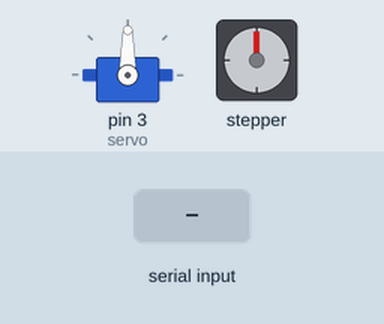
This sketch was run on a simulated Arduino Uno, built with avr-gcc and run on an emulated ATmega328P. Shown: servo, stepper motor. Inputs (shaded band) come from the test bench. Stepper angles assume 100 steps per turn.

Above: at 2.2 s.
2.3 s: "90,45\n" received over Serial
At 2.45 s:
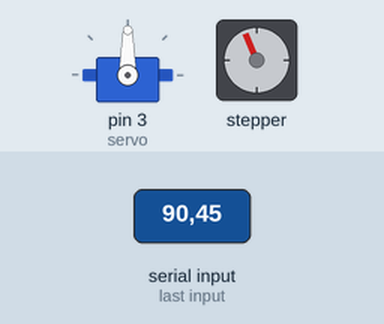
At 3.69 s:
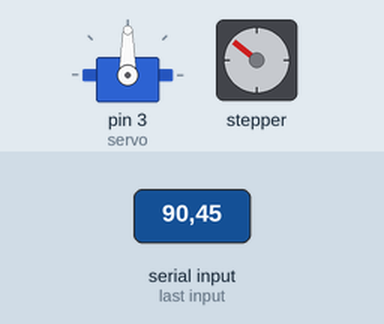
Timing chart, 0 to 20.3 s (numbered marks = the images above; inputs shaded):
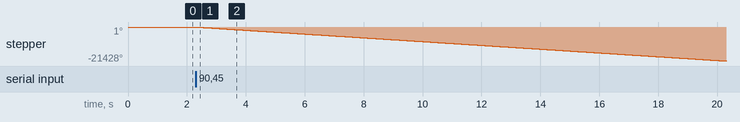

Measured:
- after the input at 2.3 s, stepper: keeps turning counter-clockwise at about 1191°/s, starting at once

The sketch:

PIA_V1_M300HRA.ino
```cpp
#include <Stepper.h>

#include <Servo.h>
Servo servo;

// Arduino to stepper driver: pin 8 - input 1, pin 9 - input 2, pin 10 - input 3, pin 11 - input 4
// Stepper driver to stepper cable: 1st - green, 2nd connector - red, 3rd connector - yellow, 4th connector - blue, 5th connector - black

// Arduino to servo: 5 V - red wire, GND - brown wire, pin 3 - orange wire

const float STEPS = 100; // 100 steps per nm
int i = 0;
int j = 0;

Stepper steppermotor(STEPS, 8, 9, 10, 11);

void setup()
{
  Serial.begin(9600);
  delay(1000);
  servo.attach(3);
  steppermotor.setSpeed(200);
}

void loop()
{
    while (Serial.available()>0){
    j = 0;
    int wavelengthStep = Serial.parseInt(); // moves integer number of nm when command is received. If 998 or 999 is recevied, operate the shutter and break loop

    // command to open/close the shutter
    if (wavelengthStep == 998){ // open
      servo.write(145);
      break;
    }
    if (wavelengthStep == 999){ // close
      servo.write(35);
      break;
    }
    // command to move desired number of steps
    moveStep(wavelengthStep);
    }
}

void moveStep(const float wavelengthStep){ // move the desired number of steps
  while (j < 1){
    steppermotor.step(-STEPS*wavelengthStep);
    j = j + 1;
    }
}
```
